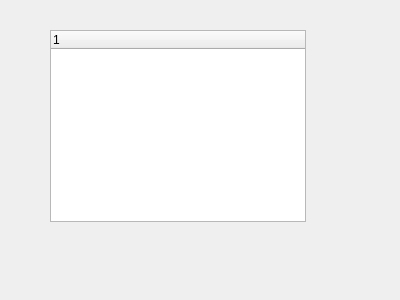
<?xml version="1.0" encoding="UTF-8"?>
<ui version="4.0">
 <class>Widget</class>
 <widget class="QWidget" name="Widget">
  <property name="geometry">
   <rect>
    <x>0</x>
    <y>0</y>
    <width>400</width>
    <height>300</height>
   </rect>
  </property>
  <property name="windowTitle">
   <string>Widget</string>
  </property>
  <widget class="QTreeWidget" name="treeWidget">
   <property name="geometry">
    <rect>
     <x>50</x>
     <y>30</y>
     <width>256</width>
     <height>192</height>
    </rect>
   </property>
   <column>
    <property name="text">
     <string notr="true">1</string>
    </property>
   </column>
  </widget>
 </widget>
 <layoutdefault spacing="6" margin="11"/>
 <resources/>
 <connections/>
</ui>
